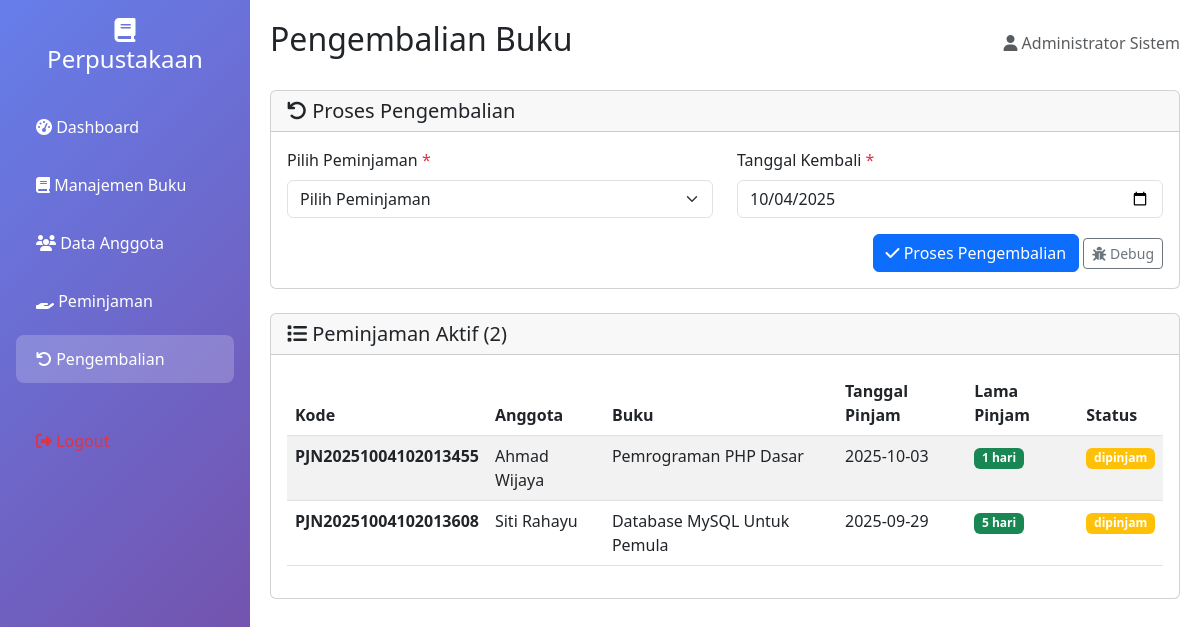
Screenshot of /pengembalian/index.php (signed in) with the database file from the repository.
### tables this page shows
CREATE TABLE `peminjaman` (
  `id` int(11) NOT NULL,
  `kode_peminjaman` varchar(20) NOT NULL,
  `anggota_id` int(11) NOT NULL,
  `buku_id` int(11) NOT NULL,
  `tanggal_pinjam` date NOT NULL,
  `tanggal_kembali` date DEFAULT NULL,
  `status` enum('dipinjam','dikembalikan','terlambat') DEFAULT 'dipinjam',
  `denda` decimal(10,2) DEFAULT 0.00,
  `created_at` timestamp NOT NULL DEFAULT current_timestamp()
);

CREATE TABLE `anggota` (
  `id` int(11) NOT NULL,
  `kode_anggota` varchar(20) NOT NULL,
  `nama` varchar(100) NOT NULL,
  `email` varchar(100) DEFAULT NULL,
  `telepon` varchar(15) DEFAULT NULL,
  `alamat` text DEFAULT NULL,
  `created_at` timestamp NOT NULL DEFAULT current_timestamp()
);

CREATE TABLE `buku` (
  `id` int(11) NOT NULL,
  `judul` varchar(255) NOT NULL,
  `penulis` varchar(100) NOT NULL,
  `penerbit` varchar(100) NOT NULL,
  `tahun_terbit` year(4) NOT NULL,
  `isbn` varchar(20) DEFAULT NULL,
  `kategori` varchar(50) DEFAULT 'Umum',
  `jumlah_halaman` int(11) DEFAULT 0,
  `stok` int(11) DEFAULT 1,
  `created_at` timestamp NOT NULL DEFAULT current_timestamp()
);

### pengembalian/index.php (the view, shortened to what this page needs)
<?php
try {
    $database = new Database();
    $db = $database->getConnection();
} catch (Exception $e) {
    die("Database connection failed: " . $e->getMessage());
}
try {
    $query = "
        SELECT p.*, a.nama as nama_anggota, a.kode_anggota, b.judul, b.penulis
        FROM peminjaman p
        JOIN anggota a ON p.anggota_id = a.id
        JOIN buku b ON p.buku_id = b.id
        WHERE p.status = 'dipinjam'
        ORDER BY p.tanggal_pinjam DESC
    ";
    $active_loans = $db->query($query)->fetchAll(PDO::FETCH_ASSOC);
} catch (PDOException $e) {
    $active_loans = [];
    $error = "Error mengambil data peminjaman aktif: " . $e->getMessage();
}
?>
<!DOCTYPE html>
<html lang="id">
<head>
    <link href="https://cdn.jsdelivr.net/npm/bootstrap@5.3.0/dist/css/bootstrap.min.css" rel="stylesheet">
    <link rel="stylesheet" href="https://cdnjs.cloudflare.com/ajax/libs/font-awesome/6.4.0/css/all.min.css">
</head>
<body>
    <div class="container-fluid">
        <div class="row">
            <div class="col-md-2 sidebar p-0">
                <div class="d-flex flex-column p-3">
                    <h4 class="text-center mb-4">
                        <i class="fas fa-book"></i><br>
                        Perpustakaan
                    </h4>
                    <ul class="nav nav-pills flex-column">
                        <li class="nav-item">
                            <a href="../dashboard/index.php" class="nav-link">
                                <i class="fas fa-tachometer-alt"></i> Dashboard
                            </a>
                        </li>
                        <li class="nav-item">
                            <a href="../buku/index.php" class="nav-link">
                                <i class="fas fa-book"></i> Manajemen Buku
                            </a>
                        </li>
                        <li class="nav-item">
                            <a href="../anggota/index.php" class="nav-link">
                                <i class="fas fa-users"></i> Data Anggota
                            </a>
                        </li>
                        <li class="nav-item">
                            <a href="../peminjaman/index.php" class="nav-link">
                                <i class="fas fa-hand-holding"></i> Peminjaman
                            </a>
                        </li>
                        <li class="nav-item">
                            <a href="index.php" class="nav-link active">
                                <i class="fas fa-undo"></i> Pengembalian
                            </a>
                        </li>
                        <li class="nav-item mt-4">
                            <a href="../auth/logout.php" class="nav-link text-danger">
                                <i class="fas fa-sign-out-alt"></i> Logout
                            </a>
                        </li>
                    </ul>
                </div>
            </div>
            <div class="col-md-10 main-content">
                <div class="d-flex justify-content-between align-items-center mb-4">
                    <h2>Pengembalian Buku</h2>
                    <div class="text-muted">
                        <i class="fas fa-user"></i> <?php echo $_SESSION['admin_nama']; ?>
                    </div>
                </div>
                <div class="card mb-4">
                    <div class="card-header">
                        <h5 class="card-title mb-0">
                            <i class="fas fa-undo"></i> Proses Pengembalian
                        </h5>
                    </div>
                    <div class="card-body">
                        <form method="POST">
                            <div class="row">
                                <div class="col-md-6">
                                    <div class="mb-3">
                                        <label for="peminjaman_id" class="form-label">Pilih Peminjaman <span class="text-danger">*</span></label>
                                        <select class="form-select" id="peminjaman_id" name="peminjaman_id" required>
                                            <option value="">Pilih Peminjaman</option>
                                        </select>
                                    </div>
                                </div>
                                <div class="col-md-6">
                                    <div class="mb-3">
                                        <label for="tanggal_kembali" class="form-label">Tanggal Kembali <span class="text-danger">*</span></label>
                                        <input type="date" class="form-control" id="tanggal_kembali" name="tanggal_kembali" value="<?php echo date('Y-m-d'); ?>" required>
                                    </div>
                                </div>
                            </div>
                            <div class="text-end">
                                <button type="submit" class="btn btn-primary" <?php echo empty($active_loans) ? 'disabled' : ''; ?>>
                                    <i class="fas fa-check"></i> Proses Pengembalian
                                </button>
                                <a href="?debug=1" class="btn btn-outline-secondary btn-sm">
                                    <i class="fas fa-bug"></i> Debug
                                </a>
                            </div>
                        </form>
                    </div>
                </div>
                <div class="card">
                    <div class="card-header">
                        <h5 class="card-title mb-0">
                            <i class="fas fa-list"></i> Peminjaman Aktif (<?php echo count($active_loans); ?>)
                        </h5>
                    </div>
                    <div class="card-body">
                        <?php if (empty($active_loans)): ?>
                            <div class="text-center py-4">
                                <i class="fas fa-inbox fa-3x text-muted mb-3"></i>
                                <p class="text-muted">Tidak ada peminjaman aktif</p>
                                <a href="../peminjaman/index.php" class="btn btn-primary me-2">
                                    <i class="fas fa-hand-holding"></i> Buat Peminjaman
                                </a>
                                <a href="?debug=1" class="btn btn-outline-primary">
                                    <i class="fas fa-bug"></i> Debug Data
                                </a>
                            </div>
                        <?php else: ?>
                            <div class="table-responsive">
                                <table class="table table-striped">
                                    <thead>
                                        <tr>
                                            <th>Kode</th>
                                            <th>Anggota</th>
                                            <th>Buku</th>
                                            <th>Tanggal Pinjam</th>
                                            <th>Lama Pinjam</th>
                                            <th>Status</th>
                                        </tr>
                                    </thead>
                                    <tbody>
                                        <?php foreach ($active_loans as $loan): ?>
                                            <?php
                                            $days_borrowed = floor((time() - strtotime($loan['tanggal_pinjam'])) / (60 * 60 * 24));
                                            $is_late = $days_borrowed > 7;
                                            ?>
                                            <tr class="<?php echo $is_late ? 'table-warning' : ''; ?>">
                                                <td><strong><?php echo $loan['kode_peminjaman']; ?></strong></td>
                                                <td><?php echo htmlspecialchars($loan['nama_anggota']); ?></td>
                                                <td><?php echo htmlspecialchars($loan['judul']); ?></td>
                                                <td><?php echo $loan['tanggal_pinjam']; ?></td>
                                                <td>
                                                    <span class="badge bg-<?php echo $is_late ? 'danger' : 'success'; ?>">
                                                        <?php echo $days_borrowed; ?> hari
                                                    </span>
                                                </td>
                                                <td>
                                                    <span class="badge bg-<?php echo $is_late ? 'danger' : 'warning'; ?>">
                                                        <?php echo $is_late ? 'Terlambat' : $loan['status']; ?>
                                                    </span>
                                                </td>
                                            </tr>
                                        <?php endforeach; ?>
                                    </tbody>
                                </table>
                            </div>
                        <?php endif; ?>
                    </div>
                </div>
            </div>
        </div>
    </div>
</body>
</html>

### pengembalian/index.php (style rules this page uses)
.sidebar { background: linear-gradient(135deg, #667eea 0%, #764ba2 100%); color: white; min-height: 100vh; position: fixed; width: 250px; }
.sidebar .nav-link { color: white; padding: 12px 20px; margin: 5px 0; border-radius: 8px; }
.sidebar .nav-link:hover, .sidebar .nav-link.active { background: rgba(255,255,255,0.2); }
.main-content { margin-left: 250px; padding: 20px; width: calc(100% - 250px); }

### rows the page displays
peminjaman: kode_peminjaman "PJN20251004102013455", anggota.nama "Ahmad Wijaya", buku.judul "Pemrograman PHP Dasar", tanggal_pinjam "2025-10-03", tanggal_pinjam "1", status "dipinjam"
peminjaman: kode_peminjaman "PJN20251004102013608", anggota.nama "Siti Rahayu", buku.judul "Database MySQL Untuk Pemula", tanggal_pinjam "2025-09-29", tanggal_pinjam "5", status "dipinjam"

### other values shown
$_SESSION['admin_nama'] "Administrator Sistem"
count($active_loans) "2"
